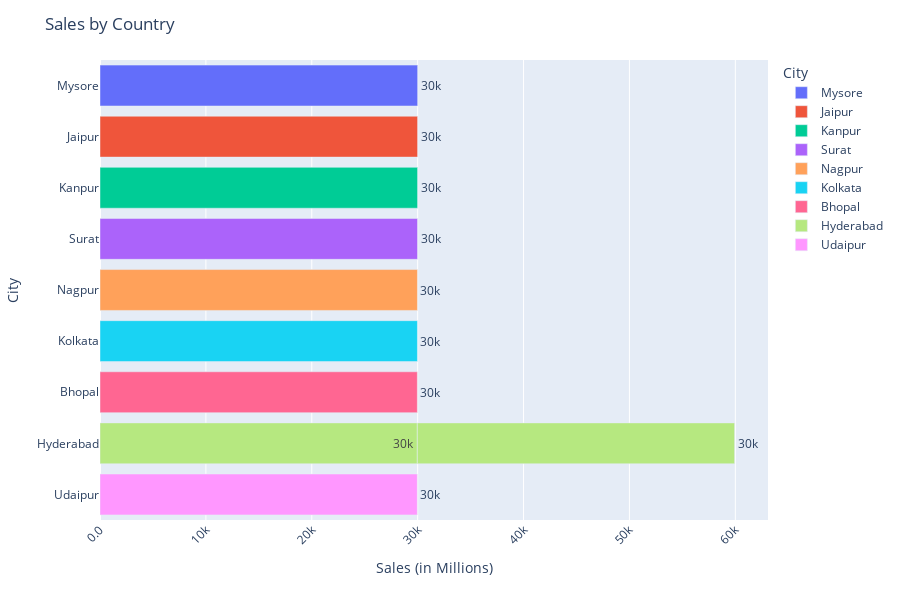

Notebook code for this chart:
### Code cell
top_data = data.sort_values(by='Sales', ascending=False).head(10)
fig = px.bar(top_data, y='City', x='Sales', text='Sales', color='City')
# fig = px.bar(top_data, y='City', x='Profit', text='Profit', color='Country')
fig.update_traces(texttemplate='%{text:.2s}', textposition='outside')

fig.update_layout(
    title='Sales by Country',
    xaxis_title='Sales (in Millions)',
    yaxis_title='City',
    legend_title='City',
    uniformtext_minsize=8,
    xaxis_tickformat=',.2s',       # Format numbers nicely
    xaxis_tickangle=-45            # Optional for better label orientation
)
fig.update_layout(height=600)  # Taller chart for more labels


fig.show()

### Figure 1 — Plotly figure (JSON) as saved in the notebook; plotly's stock layout.template omitted (floating-point values rounded to 4 significant figures)
{"data": [{"alignmentgroup": "True", "hovertemplate": "City=%{y}<br>Sales=%{text}<extra></extra>", "legendgroup": "Mysore", "marker": {"color": "#636efa", "pattern": {"shape": ""}}, "name": "Mysore", "offsetgroup": "Mysore", "orientation": "h", "showlegend": true, "text": [30000.0], "textposition": "outside", "texttemplate": "%{text:.2s}", "type": "bar", "x": [30000.0], "xaxis": "x", "y": ["Mysore"], "yaxis": "y"}, {"alignmentgroup": "True", "hovertemplate": "City=%{y}<br>Sales=%{text}<extra></extra>", "legendgroup": "Jaipur", "marker": {"color": "#EF553B", "pattern": {"shape": ""}}, "name": "Jaipur", "offsetgroup": "Jaipur", "orientation": "h", "showlegend": true, "text": [29990.0], "textposition": "outside", "texttemplate": "%{text:.2s}", "type": "bar", "x": [29990.0], "xaxis": "x", "y": ["Jaipur"], "yaxis": "y"}, {"alignmentgroup": "True", "hovertemplate": "City=%{y}<br>Sales=%{text}<extra></extra>", "legendgroup": "Kanpur", "marker": {"color": "#00cc96", "pattern": {"shape": ""}}, "name": "Kanpur", "offsetgroup": "Kanpur", "orientation": "h", "showlegend": true, "text": [29990.0], "textposition": "outside", "texttemplate": "%{text:.2s}", "type": "bar", "x": [29990.0], "xaxis": "x", "y": ["Kanpur"], "yaxis": "y"}, {"alignmentgroup": "True", "hovertemplate": "City=%{y}<br>Sales=%{text}<extra></extra>", "legendgroup": "Surat", "marker": {"color": "#ab63fa", "pattern": {"shape": ""}}, "name": "Surat", "offsetgroup": "Surat", "orientation": "h", "showlegend": true, "text": [29990.0], "textposition": "outside", "texttemplate": "%{text:.2s}", "type": "bar", "x": [29990.0], "xaxis": "x", "y": ["Surat"], "yaxis": "y"}, {"alignmentgroup": "True", "hovertemplate": "City=%{y}<br>Sales=%{text}<extra></extra>", "legendgroup": "Nagpur", "marker": {"color": "#FFA15A", "pattern": {"shape": ""}}, "name": "Nagpur", "offsetgroup": "Nagpur", "orientation": "h", "showlegend": true, "text": [29980.0], "textposition": "outside", "texttemplate": "%{text:.2s}", "type": "bar", "x": [29980.0], "xaxis": "x", "y": ["Nagpur"], "yaxis": "y"}, {"alignmentgroup": "True", "hovertemplate": "City=%{y}<br>Sales=%{text}<extra></extra>", "legendgroup": "Kolkata", "marker": {"color": "#19d3f3", "pattern": {"shape": ""}}, "name": "Kolkata", "offsetgroup": "Kolkata", "orientation": "h", "showlegend": true, "text": [29980.0], "textposition": "outside", "texttemplate": "%{text:.2s}", "type": "bar", "x": [29980.0], "xaxis": "x", "y": ["Kolkata"], "yaxis": "y"}, {"alignmentgroup": "True", "hovertemplate": "City=%{y}<br>Sales=%{text}<extra></extra>", "legendgroup": "Bhopal", "marker": {"color": "#FF6692", "pattern": {"shape": ""}}, "name": "Bhopal", "offsetgroup": "Bhopal", "orientation": "h", "showlegend": true, "text": [29970.0], "textposition": "outside", "texttemplate": "%{text:.2s}", "type": "bar", "x": [29970.0], "xaxis": "x", "y": ["Bhopal"], "yaxis": "y"}, {"alignmentgroup": "True", "hovertemplate": "City=%{y}<br>Sales=%{text}<extra></extra>", "legendgroup": "Hyderabad", "marker": {"color": "#B6E880", "pattern": {"shape": ""}}, "name": "Hyderabad", "offsetgroup": "Hyderabad", "orientation": "h", "showlegend": true, "text": [29970.0, 29960.0], "textposition": "outside", "texttemplate": "%{text:.2s}", "type": "bar", "x": [29970.0, 29960.0], "xaxis": "x", "y": ["Hyderabad", "Hyderabad"], "yaxis": "y"}, {"alignmentgroup": "True", "hovertemplate": "City=%{y}<br>Sales=%{text}<extra></extra>", "legendgroup": "Udaipur", "marker": {"color": "#FF97FF", "pattern": {"shape": ""}}, "name": "Udaipur", "offsetgroup": "Udaipur", "orientation": "h", "showlegend": true, "text": [29960.0], "textposition": "outside", "texttemplate": "%{text:.2s}", "type": "bar", "x": [29960.0], "xaxis": "x", "y": ["Udaipur"], "yaxis": "y"}], "layout": {"barmode": "relative", "height": 600, "legend": {"title": {"text": "City"}, "tracegroupgap": 0}, "margin": {"t": 60}, "title": {"text": "Sales by Country"}, "uniformtext": {"minsize": 8}, "xaxis": {"anchor": "y", "domain": [0, 1], "tickangle": -45, "tickformat": ",.2s", "title": {"text": "Sales (in Millions)"}}, "yaxis": {"anchor": "x", "categoryarray": ["Udaipur", "Hyderabad", "Bhopal", "Kolkata", "Nagpur", "Surat", "Kanpur", "Jaipur", "Mysore"], "categoryorder": "array", "domain": [0, 1], "title": {"text": "City"}}}}
